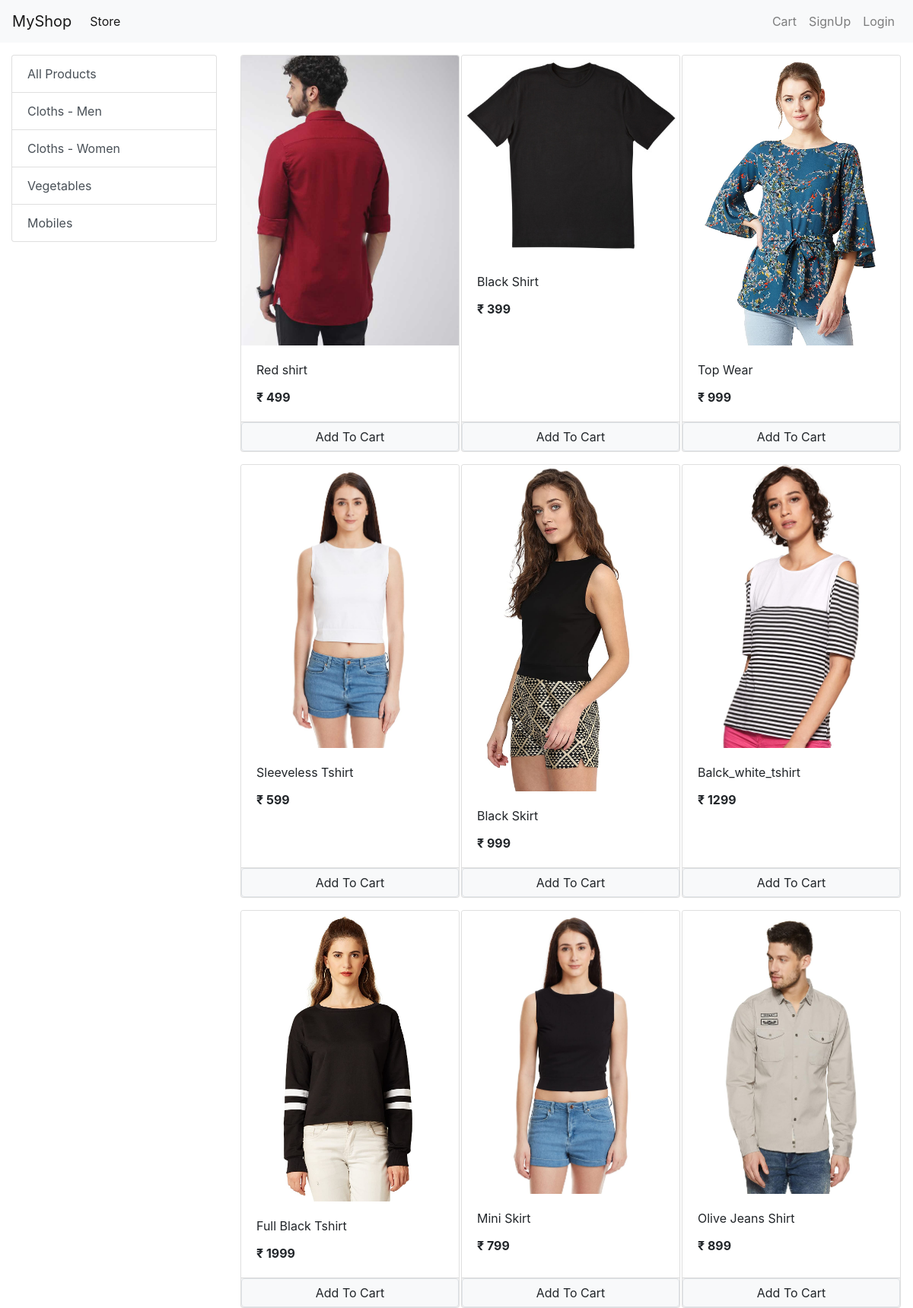
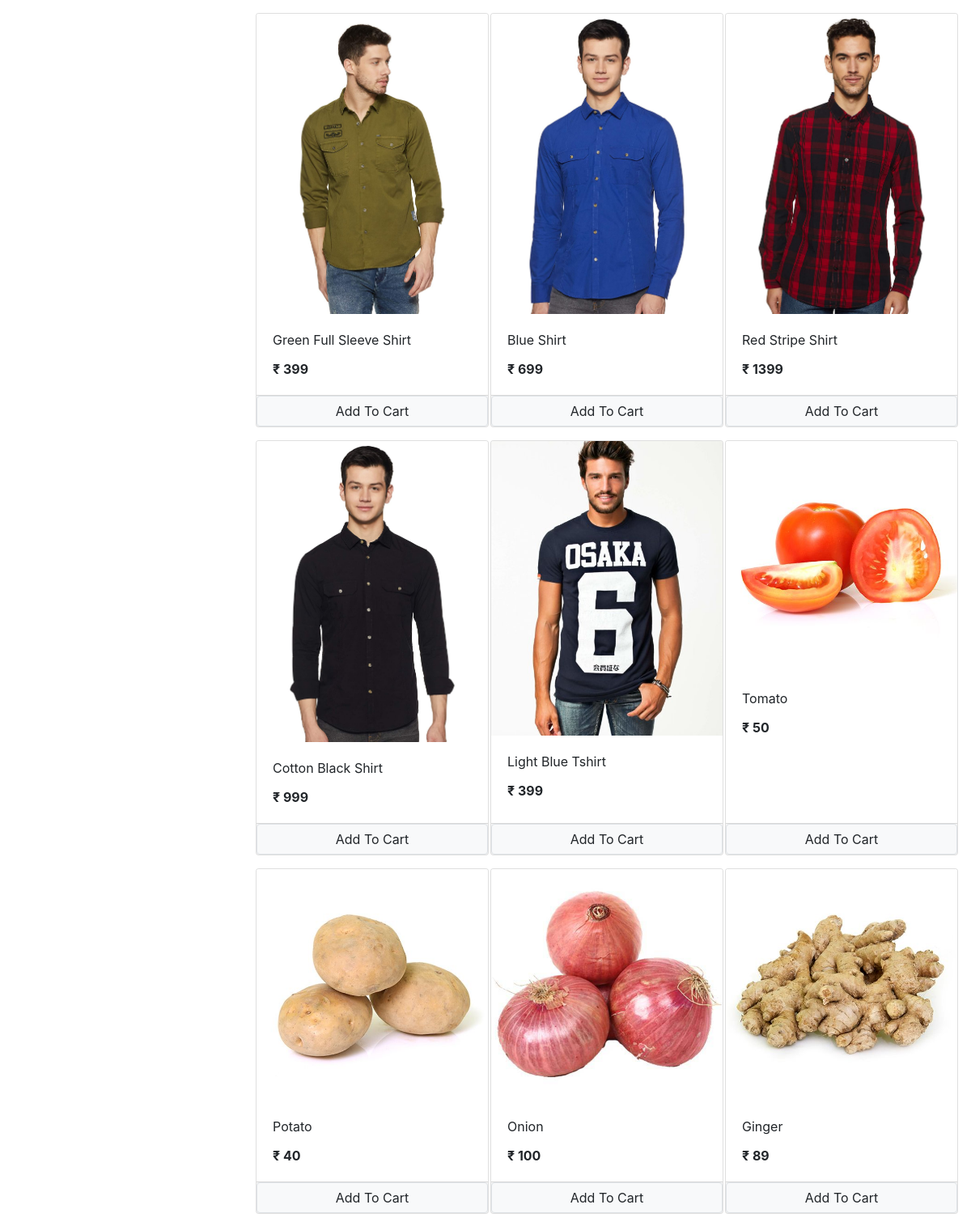
The page / (upper part) on the database its author committed (2 pictures, top to bottom).
### store/models/category.py (models this page shows, shortened)
class Category(models.Model):
    name = models.CharField(max_length=100)
    @staticmethod
    def get_all_categories():
        return Category.objects.all()

### store/models/product.py (models this page shows, shortened)
class Product(models.Model):
    name = models.CharField(max_length=200)
    category = models.ForeignKey(Category, on_delete=CASCADE, default=1)
    price = models.IntegerField(default=0)
    description = models.CharField(max_length=500, default='',null=True,blank=True)
    image = models.ImageField(upload_to='uploads/products/')
    category = models.ForeignKey(Category, on_delete=CASCADE, default=1)
    @staticmethod
    def get_all_products():
        return Product.objects.all()

### store/views/home.py (the view, shortened to what this page needs)
# urls.py: path('',home.Index.as_view(), name='homepage'),
class Index(View):
    def get(self, request):
        cart = request.session.get('cart')
        if not cart:
            request.session['cart'] = {}
        products = None
        categories = Category.get_all_categories()
        categoryId = request.GET.get('category') # here to see the request which we received by user
        if categoryId:
            products = Product.get_all_products_by_categoryid(categoryId)
        else:
            products = Product.get_all_products()
        data = {}
        data['products'] = products
        data['categories'] = categories
        print('You are: ',request.session.get('email'))
        return render(request, 'index.html', data )

### store/templatetags/cart.py (called while the page is built)
@register.filter(name='is_in_cart')
def is_in_cart(product, cart):
    keys = cart.keys()
    for id in keys:
        if int(id) == product.id:
            return True
    return False

### store/templatetags/custom_filter.py (called while the page is built)
@register.filter(name='currency')
def currency(number):
    return "₹ " + str(number)

### store/templates/index.html (shortened to what this page needs)
{% extends 'base.html' %}
{% block content %}
{% load cart %}
{% load custom_filter %}
    <div class="container-fluid mt-3">
        <div class="row">
            <div class="col-lg-3 mx-auto">
                <div class='list-group'>
                    <a href="/" class="list-group-item list-group-item-action "> All Products </a>
                    {% for category in categories %}
                        <a href="/?category= {{ category.id }}" class="list-group-item list-group-item-action "> {{ category.name }} </a>
                    {% endfor %}
                 </div>
            </div>
            <div id='products' class="col-lg-9 mx-auto">
                <div class="row mx-auto">
                {% for product in products %}
                    <div class="card mx-auto mb-3" id = '{{ product.id }}' style="width: 18rem;">
                        <img class="card-img-top" src="{{ product.image.url }}" alt="Card image cap">
                        <div class="card-body">
                            <p class="card-title">{{ product.name }}</p>
                            <p class="card-text"><b> {{ product.price|currency }} </b></p>
                        </div>
                        <div class ="card-footer p-0 no-gutters ">
                        {% if product|is_in_cart:request.session.cart %}
                            <div class="row no-gutters" >
                            <form action="/#{{ product.id }}" class = "col-2" method="POST">
                            {% csrf_token %}
                            <input hidden type="text" name = "product" value='{{ product.id }}'>
                            <input hidden type="text" name = "remove" value=' True '>
                            <input type="submit" value=" - " class="btn btn-block btn-secondary ">
                            </form>
                            <div class="text-center col">{{ product|cart_quantity:request.session.cart }} in cart</div>
                            <form action="/#{{ product.id }}" class = "col-2" method="POST">
                            {% csrf_token %}
                            <input hidden type="text" name = "product" value='{{ product.id }}'>
                            <input type="submit" value=" + " class="btn btn-block btn-secondary ">
                            </form>
                            </div>
                        {% else %}
                            <form action="/#{{ product.id }}" method="POST" class="btn-block">
                                <input href="#" type="submit" class="float-right btn-block btn-light border form-control " value="Add To Cart">
                            </form>
                        {% endif %}
                        </div>
                    </div>
                {% endfor %}
                </div>
            </div>
        </div>
    </div>
{% endblock %}

### rows shown on the page
Category: name "Cloths - Men"
Category: name "Cloths - Women"
Category: name "Vegetables"
Category: name "Mobiles"
Product: image (picture), name "Red shirt", price "₹ 499"
Product: image (picture), name "Black Shirt", price "₹ 399"
Product: image (picture), name "Top Wear", price "₹ 999"
Product: image (picture), name "Sleeveless Tshirt", price "₹ 599"
Product: image (picture), name "Black Skirt", price "₹ 999"
Product: image (picture), name "Balck_white_tshirt", price "₹ 1299"
Product: image (picture), name "Full Black Tshirt", price "₹ 1999"
Product: image (picture), name "Mini Skirt", price "₹ 799"
Product: image (picture), name "Olive Jeans Shirt", price "₹ 899"
Product: image (picture), name "Green Full Sleeve Shirt", price "₹ 399"
Product: image (picture), name "Blue Shirt", price "₹ 699"
Product: image (picture), name "Red Stripe Shirt", price "₹ 1399"
Product: image (picture), name "Cotton Black Shirt", price "₹ 999"
Product: image (picture), name "Light Blue Tshirt", price "₹ 399"
Product: image (picture), name "Tomato", price "₹ 50"
Product: {{ product.id }} 18 (drawn), image (picture), name "Potato", price "₹ 40"
Product: image (picture), name "Onion", price "₹ 100"
Product: image (picture), name "Ginger", price "₹ 89"
